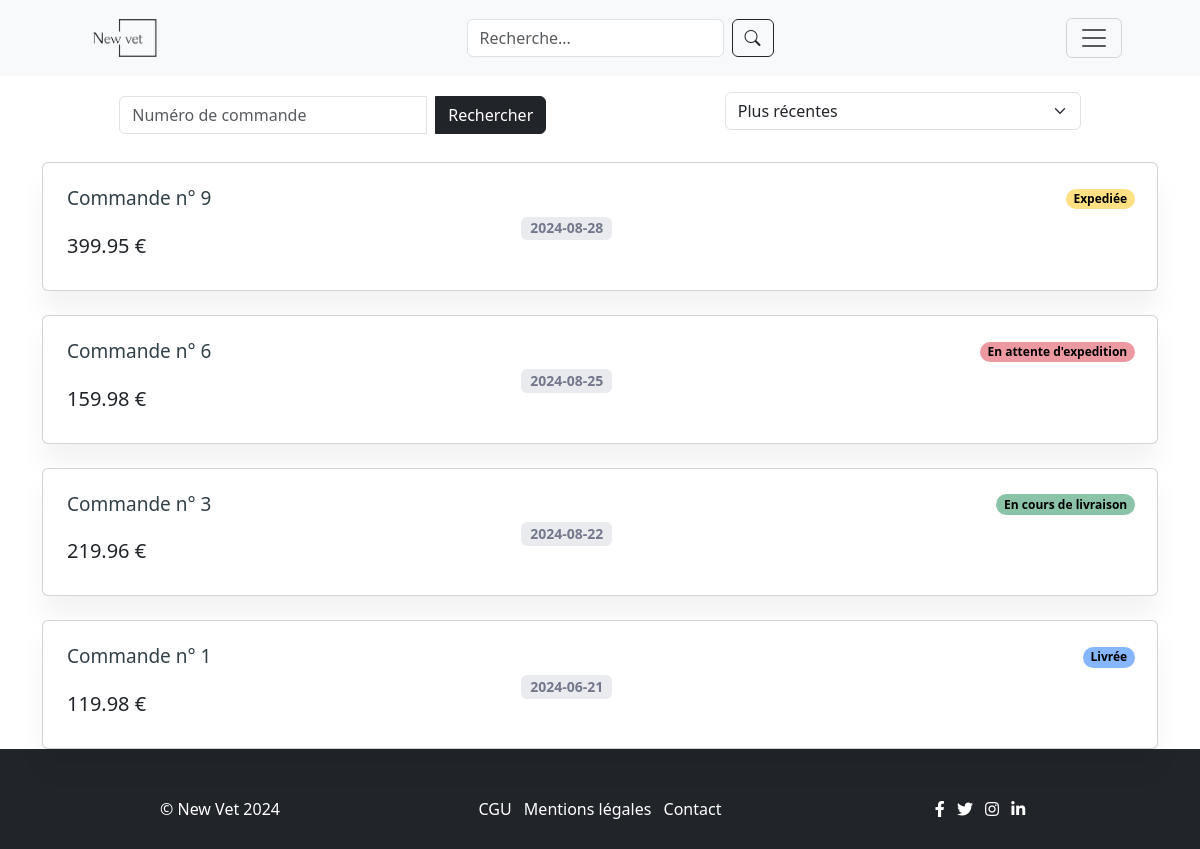
/myorders.php (signed in), run on an earlier commit of the app's database.
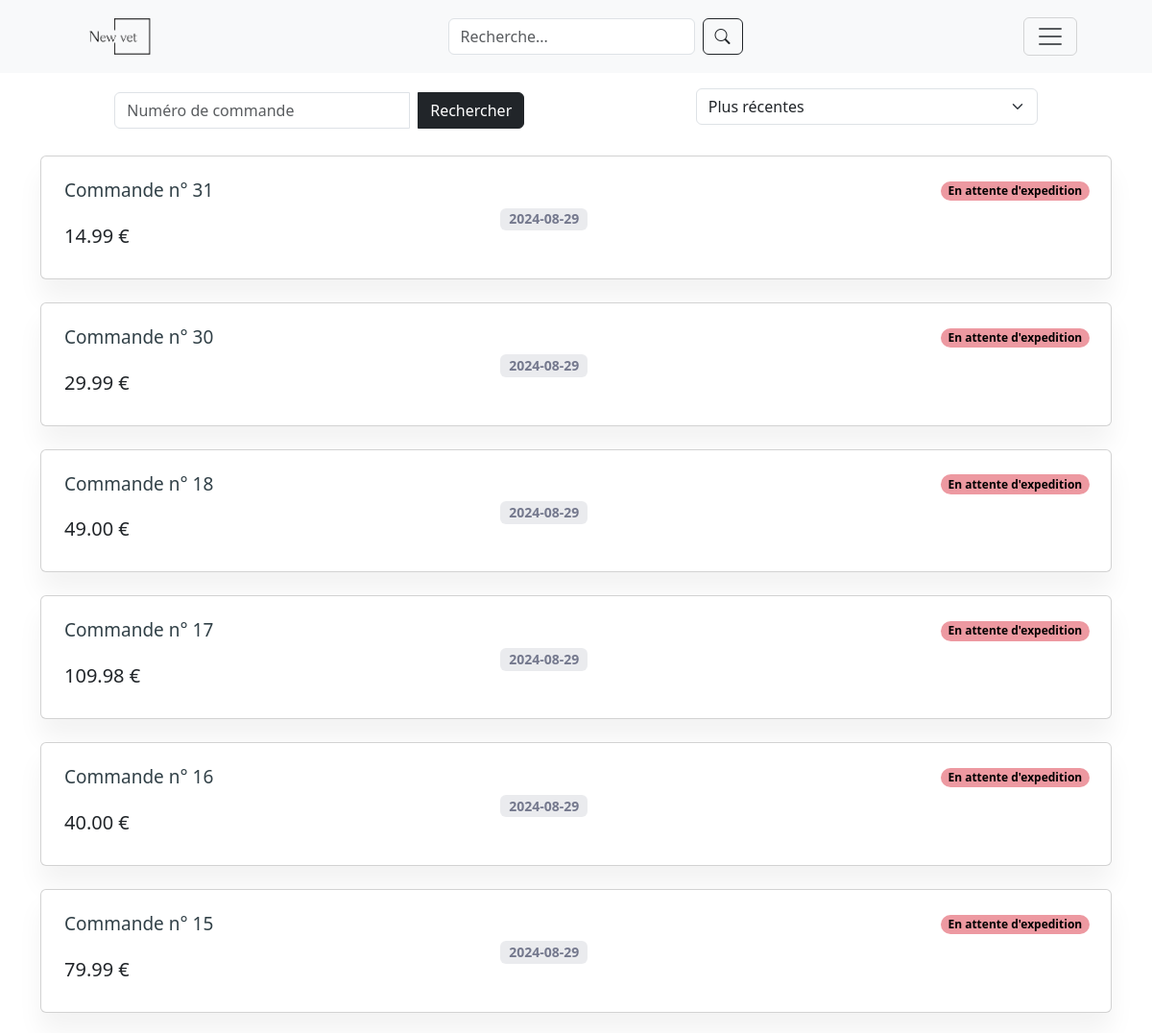
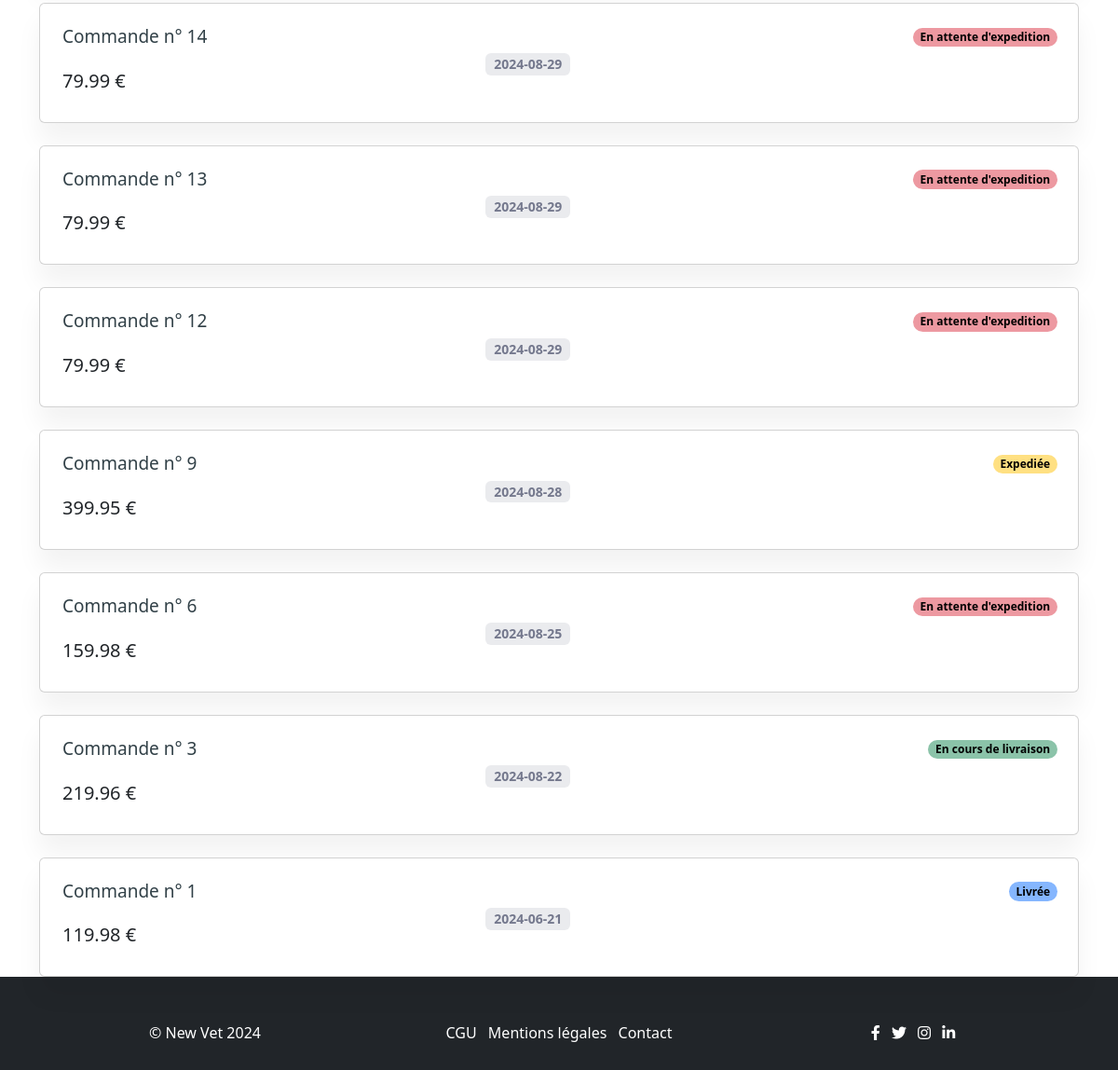
And on a later commit of the database (2 pictures, top to bottom).
### tables this page shows
CREATE TABLE `commandes` (
  `id` int(11) NOT NULL,
  `utilisateur_id` int(11) NOT NULL,
  `date_creation` date NOT NULL DEFAULT current_timestamp(),
  `prix_total` decimal(10,2) NOT NULL DEFAULT 0.00,
  `statut` int(1) NOT NULL DEFAULT 1,
  `adresse_de_facturation` int(11) NOT NULL,
  `adresse_de_livraison` int(11) NOT NULL,
  `moyen_de_paiement` int(11) NOT NULL
);

### functions.php (called while the page is built, shortened)
<?php
function getOrdersByUserIdNewest($con, $user_id){
    $query = "SELECT * FROM commandes WHERE utilisateur_id = '$user_id' ORDER BY date_creation DESC";
    $result = mysqli_query($con,$query);
    if($result && mysqli_num_rows($result)> 0){
        $orders = mysqli_fetch_all($result, MYSQLI_ASSOC);
        return $orders;
    }
}
?>

### myorders.php (the view, shortened to what this page needs)
<?php
include("config.php");
include("functions.php");
if (isset($_GET['orderNumber'])) {
    $searchOrderNumber = (int)$_GET['orderNumber'];
} else {
    $searchOrderNumber = '';
}
$orders = array();
if ($searchOrderNumber > 0) {
    $orders = getOrdersByUserIdAndNumber($con, $_SESSION['user_id'], $searchOrderNumber);
} else {
    $orders = getOrdersByUserIdNewest($con, $_SESSION['user_id']);
}
?>
<!DOCTYPE html>
<html lang="fr">
<head>
    <link rel="stylesheet" href="https://cdn.jsdelivr.net/npm/bootstrap-icons@1.11.3/font/bootstrap-icons.min.css">
    <link href="https://cdn.jsdelivr.net/npm/bootstrap@5.3.3/dist/css/bootstrap.min.css" rel="stylesheet"
>
    <link rel="stylesheet" href="assets/css/style.css" />
    <link rel="stylesheet" href="assets/css/myorders.css" />
</head>
<body>
    <main>
        <?php include "header.php"; ?>
        <section class="section mt-3">
            <div class="container">
                <div class="justify-content-center row d-flex justify-content-around">
                    <span class="col-lg-5 row">
                        <form method="GET" action="" class="d-flex align-items-center">
                            <div class="input-group">
                                <input name="orderNumber"
                                    placeholder="Numéro de commande" type="search" class="form-control "
                                    value="<?php if ($searchOrderNumber != 0) echo $searchOrderNumber ?>" />
                                <button type="submit" class="btn btn-dark ms-2">Rechercher</button>
                            </div>
                        </form>
                    </span>
                    <div class="col-lg-4 mb-2">
                        <select class="form-select" id="ordersOrder" onchange="ordersSort()">
                            <option value="1">Plus récentes</option>
                        </select>
                    </div>
                </div>
                <div class="row">
                    <div class="col-lg-12">
                        <div id="ordersList">
                            <?php
                            if (is_array($orders)) {
                                foreach ($orders as $order) {
                                    $orderId = $order['id'];
                                    $orderDate = $order['date_creation'];
                                    $orderTotal = $order['prix_total'];
                                    $orderStatus = $order['statut'];
                                    $orderStatusTag = "<p class='badge rounded-pill bg-danger text-black'>Etat Inconnu</p>";
                                    switch ($orderStatus) {
                                        case 1:
                                            $orderStatusTag = "<p class='badge rounded-pill bg-danger text-black' style='--bs-bg-opacity: .5;'>En attente d'expedition</p>";
                                            break;
                                        case 2:
                                            $orderStatusTag = "<p class='badge rounded-pill bg-warning text-black' style='--bs-bg-opacity: .5;'>Expediée</p>";
                                            break;
                                        case 3:
                                            $orderStatusTag = "<p class='badge rounded-pill bg-success text-black' style='--bs-bg-opacity: .5;'>En cours de livraison</p>";
                                            break;
                                        case 4:
                                            $orderStatusTag = "<p class='badge rounded-pill bg-primary text-black' style='--bs-bg-opacity: .5;'>Livrée</p>";
                                            break;
                                    }
                                    echo "<div class='order-list-box card mt-4'>
                                            <div class='p-4 card-body'>
                                                <div class='align-items-center row'>
                                                    <div class='col-lg-5'>
                                                        <div class='mt-3 mt-lg-0'>
                                                            <h5 class='fs-19 mb-4'>
                                                                <a class='primary-link' href='order.php?id=$orderId'>Commande n° $orderId</a>
                                                            </h5>
                                                            <h5>$orderTotal €</h5>
                                                        </div>
                                                    </div>
                                                <div class='col-lg-4'>
                                                    <div class='mt-2 mt-lg-0 d-flex flex-wrap align-items-start gap-1'>
                                                        <span class='badge bg-soft-secondary fs-14 mt-1'>$orderDate</span>
                                                    </div>
                                                </div>
                                            </div>
                                            <div class='shipping-state'>
                                                $orderStatusTag
                                            </div>
                                        </div>
                                    </div>";
                                }
                            } else {
                                echo "<h2 class='mt-5 shadow p-5'>Aucune commande</h2>";
                            }
                            ?>
                        </div>
                    </div>
                </div>
            </div>
        </section>
        <div class="push"></div>
    </main>
    <?php include "footer.php"; ?>
</body>
</html>

### header.php (shortened to what this page needs)
<header>
    <nav class="navbar navbar-light bg-light">
        <div class="container px-4 px-lg-5">
            <a class="navbar-brand" href="index.php"><img src="assets/img/logo-black.png" height="50px" alt="Logo"></a>
            <div class="mx-auto mb-2 mb-lg-0" id="showWhenCollapsed">
                <form class="d-flex" method="get" action="search.php">
                    <input class="form-control me-2" type="search" name="search" placeholder="Recherche..." aria-label="Search">
                    <button class="btn btn-outline-dark" type="submit">
                        <i class="bi bi-search"></i>
                    </button>
                </form>
            </div>
            <button class="navbar-toggler" type="button" data-bs-toggle="collapse" data-bs-target="#navbarSupportedContent" aria-controls="navbarSupportedContent" aria-expanded="false" aria-label="Toggle navigation">
                <span class="navbar-toggler-icon"></span>
            </button>
        </div>
    </nav>
</header>

### footer.php
<footer class="py-5 bg-dark">
    <div class="container">
        <div class="row">
            <div class="col-md-4 text-center text-md-left">
                <p class="m-0 text-white">&copy; New Vet 2024</p>
            </div>
            <div class="col-md-4 my-3 my-md-0">
                <ul class="list-inline text-center">
                    <li class="list-inline-item">
                        <a href="cgu.php" class="text-white">CGU</a>
                    </li>
                    <li class="list-inline-item">
                        <a href="mention.php" class="text-white">Mentions légales</a>
                    </li>
                    <li class="list-inline-item">
                        <a href="contact.php" class="text-white">Contact</a>
                    </li>
                </ul>
            </div>
            <div class="col-md-4 text-center text-md-right">
                <ul class="list-inline">
                    <li class="list-inline-item">
                        <a href="https://facebook.com/votreprofil" class="text-white">
                            <i class="fab fa-facebook-f"></i>
                        </a>
                    </li>
                    <li class="list-inline-item">
                        <a href="https://twitter.com/votreprofil" class="text-white">
                            <i class="fab fa-twitter"></i>
                        </a>
                    </li>
                    <li class="list-inline-item">
                        <a href="https://instagram.com/votreprofil" class="text-white">
                            <i class="fab fa-instagram"></i>
                        </a>
                    </li>
                    <li class="list-inline-item">
                        <a href="https://linkedin.com/in/votreprofil" class="text-white">
                            <i class="fab fa-linkedin-in"></i>
                        </a>
                    </li>
                </ul>
            </div>
        </div>
    </div>
</footer>
<link rel="stylesheet" href="https://cdnjs.cloudflare.com/ajax/libs/font-awesome/5.15.4/css/all.min.css">

### assets/css/style.css (style rules this page uses)
body, html { height: 100%; }
main { min-height: 100vh; margin-bottom: -100px; }
footer,.push { height: 100px; }

### assets/css/myorders.css (style rules this page uses)
.card { box-shadow: 0 20px 27px 0 rgb(0 0 0 / 5%); }
.fs-19 { font-size: 19px; }
.primary-link { color: #314047; -webkit-transition: all .5s ease; transition: all .5s ease; }
a { color: #02af74; text-decoration: none; }
.order-list-box .shipping-state { position: absolute; right: 22px; top: 22px; }
.fs-14 { font-size: 14px; }
.bg-soft-secondary { background-color: rgba(116, 120, 141, .15) !important; color: #74788d !important; }
.mt-1 { margin-top: 0.25rem !important; }

What changed in the data, as far as the page shows it:
added commandes: id "31", prix_total "14.99", date_creation "2024-08-29", statut "En attente d'expedition"
added commandes: id "30", prix_total "29.99", date_creation "2024-08-29", statut "En attente d'expedition"
added commandes: id "18", prix_total "49.00", date_creation "2024-08-29", statut "En attente d'expedition"
added commandes: id "17", prix_total "109.98", date_creation "2024-08-29", statut "En attente d'expedition"
added commandes: id "16", prix_total "40.00", date_creation "2024-08-29", statut "En attente d'expedition"
added commandes: id "15", prix_total "79.99", date_creation "2024-08-29", statut "En attente d'expedition"
added commandes: id "14", prix_total "79.99", date_creation "2024-08-29", statut "En attente d'expedition"
added commandes: id "13", prix_total "79.99", date_creation "2024-08-29", statut "En attente d'expedition"
added commandes: id "12", prix_total "79.99", date_creation "2024-08-29", statut "En attente d'expedition"
